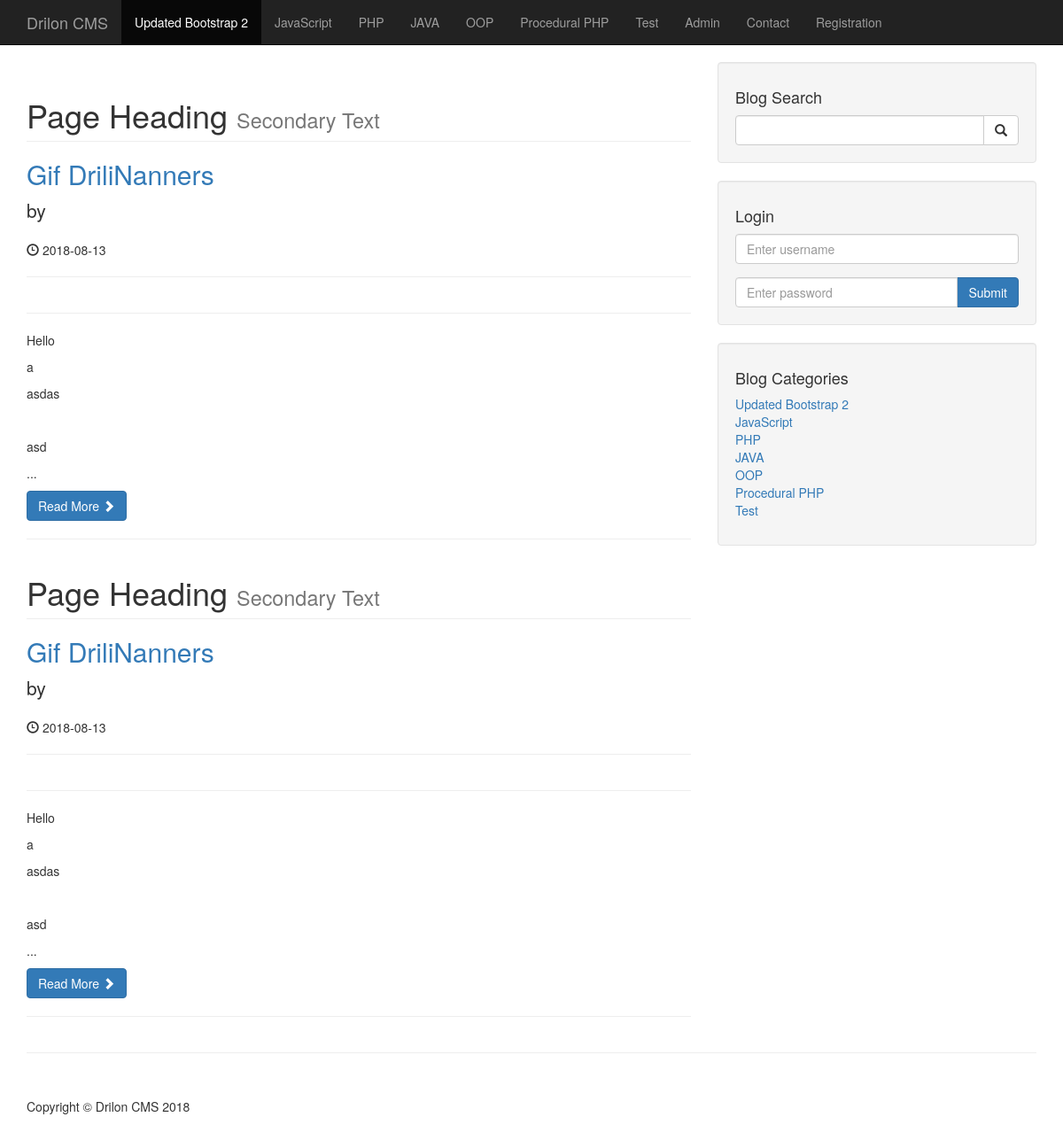
Page /category/1 on the committed database.
### tables this page shows
CREATE TABLE `categories` (
  `cat_id` int(3) NOT NULL,
  `cat_title` varchar(255) NOT NULL
);

CREATE TABLE `posts` (
  `post_id` int(3) NOT NULL,
  `post_category_id` int(3) NOT NULL,
  `post_title` varchar(255) NOT NULL,
  `post_author` varchar(255) NOT NULL,
  `post_user` varchar(255) NOT NULL,
  `post_date` date NOT NULL,
  `post_image` text NOT NULL,
  `post_content` text NOT NULL,
  `post_tags` varchar(255) NOT NULL,
  `post_comment_count` int(11) NOT NULL,
  `post_status` varchar(255) NOT NULL DEFAULT 'draft',
  `post_views_count` int(11) NOT NULL
);

### category.php (the view, shortened to what this page needs)
<?php
    include "includes/db.php";
?>
<?php
    include "includes/header.php";
?>
<?php
    include "includes/navigation.php";
?>
<div class="container">
    <div class="row">
        <div class="col-md-8">
            <?php
            if (isset($_GET['category'])) {
                $post_category_id = $_GET['category'];
                if (isset($_SESSION['user_role']) && $_SESSION['user_role'] == 'admin') {
                    $query = "SELECT * FROM posts WHERE post_category_id = $post_category_id";
                } else {
                    $query = "SELECT * FROM posts WHERE post_category_id = $post_category_id AND post_status = 'published'";
                }
                $select_all_posts = mysqli_query($connection, $query);
                if (mysqli_num_rows($select_all_posts) < 1) {
                    echo "<h1>No posts for this category.</h1>";
                } else {
                while ($row = mysqli_fetch_assoc($select_all_posts)) {
                    $post_id = $row['post_id'];
                    $post_title = $row['post_title'];
                    $post_author = $row['post_author'];
                    $post_date = $row['post_date'];
                    $post_content = substr($row['post_content'], 0, 200) . '...';
            ?>
                <h1 class="page-header">
                    Page Heading
                    <small>Secondary Text</small>
                </h1>
                <h2>
                    <a href="post.php?p_id=<?php echo $post_id; ?>"> <?php echo $post_title; ?> </a>
                </h2>
                <p class="lead">
                    by <a href="index.php"> <?php echo $post_author; ?> </a>
                </p>
                <p><span class="glyphicon glyphicon-time"></span> <?php echo $post_date; ?> </p>
                <hr>
                <hr>
                <p> <?php echo $post_content; ?> </p>
                <a class="btn btn-primary" href="#">Read More <span class="glyphicon glyphicon-chevron-right"></span></a>
                <hr>
            <?php
        } } } else {
            header("Location: index.php");
        }
            ?>
        </div>
        <?php
            include "includes/sidebar.php"
        ?>
    </div>
    <hr>
    <?php
        include "includes/footer.php";
    ?>

### includes/navigation.php (shortened to what this page needs)
<nav class="navbar navbar-inverse navbar-fixed-top" role="navigation">
    <div class="container">
        <div class="navbar-header">
            <a class="navbar-brand" href="/PFB-cms/index">Drilon CMS</a>
        </div>
        <div class="collapse navbar-collapse" id="bs-example-navbar-collapse-1">
            <ul class="nav navbar-nav">
                <?php
                    $query = "SELECT * FROM categories";
                    $select_all_categories_query = mysqli_query($connection, $query);
                    while ($row = mysqli_fetch_assoc($select_all_categories_query)) {
                        $cat_title = $row['cat_title'];
                        $cat_id = $row['cat_id'];
                        $category_class = '';
                        $registration_class = '';
                        $contact_class = '';
                        $page_registration = 'registration.php';
                        $page_contact = 'contact.php';
                        $page_name = basename($_SERVER['PHP_SELF']);
                        if (isset($_GET['category']) && $_GET['category'] == $cat_id) {
                            $category_class = 'active';
                        } else if ($page_name == $page_registration) {
                            $registration_class = 'active';
                        } else if ($page_name == $page_contact) {
                            $contact_class = 'active';
                        }
                        echo "<li class='$category_class'><a href='/PFB-cms/category/{$cat_id}'>{$cat_title}</a></li>";
                    }
                ?>
                <li>
                    <a href="/PFB-cms/admin/index.php">Admin</a>
                </li>
                <li class="<?php echo $contact_class ?>">
                    <a href="/PFB-cms/contact.php">Contact</a>
                </li>
                <li class="<?php echo $registration_class ?>">
                    <a href="/PFB-cms/registration.php">Registration</a>
                </li>
            </ul>
        </div>
    </div>
</nav>

### includes/sidebar.php (shortened to what this page needs)
<div class="col-md-4">
    <div class="well">
        <h4>Blog Search</h4>
        <form action="search.php" method="post">
            <div class="input-group">
                <input name="search" type="text" class="form-control">
                <span class="input-group-btn">
                    <button name="submit" class="btn btn-default" type="submit">
                        <span class="glyphicon glyphicon-search"></span>
                    </button>
                </span>
            </div>
        </form>
    </div>
    <div class="well">
        <?php
            if (isset($_SESSION['user_role'])) {
                $username = $_SESSION['username'];
                echo "<h4>Logged in as $username</h4>";
                echo "<a href='includes/logout.php'><button class='btn btn-primary'>Logout</button></a>";
            } else {
        ?>
            <h4>Login</h4>
            <form action="includes/login.php" method="post">
                <div class="form-group">
                    <input name="username" type="text" class="form-control" placeholder="Enter username">
                </div>
                <div class="input-group">
                    <input name="password" type="password" class="form-control" placeholder="Enter password">
                    <span class="input-group-btn">
                        <button type="submit" name="login" class="btn btn-primary">
                            Submit
                        </button>
                    </span>
                </div>
            </form>
        <?php
        }
        ?>
    </div>
    <div class="well">
        <?php
            $query = "SELECT * FROM categories";
            $select_catagories_sidebar = mysqli_query($connection, $query);
        ?>
        <h4>Blog Categories</h4>
        <div class="row">
            <div class="col-lg-12">
                <ul class="list-unstyled">
                    <?php
                    while ($row = mysqli_fetch_assoc($select_catagories_sidebar)) {
                        $cat_title = $row['cat_title'];
                        $cat_id = $row['cat_id'];
                        echo "<li><a href='category.php?category=$cat_id'>{$cat_title}</a></li>";
                    }
                    ?>
                </ul>
            </div>
        </div>
    </div>
</div>

### css/blog-home.css (style rules this page uses)
body { padding-top: 70px; }

### rows in the picture
categories: cat_title "Updated Bootstrap 2"
categories: cat_title "JavaScript"
categories: cat_title "PHP"
categories: cat_title "JAVA"
categories: cat_title "OOP"
categories: cat_title "Procedural PHP"
categories: cat_title "Test"
posts: post_title "Gif DriliNanners", post_date "2018-08-13", post_content "Hello a asdas asd ..."
posts: post_title "Gif DriliNanners", post_date "2018-08-13", post_content "Hello a asdas asd ..."
